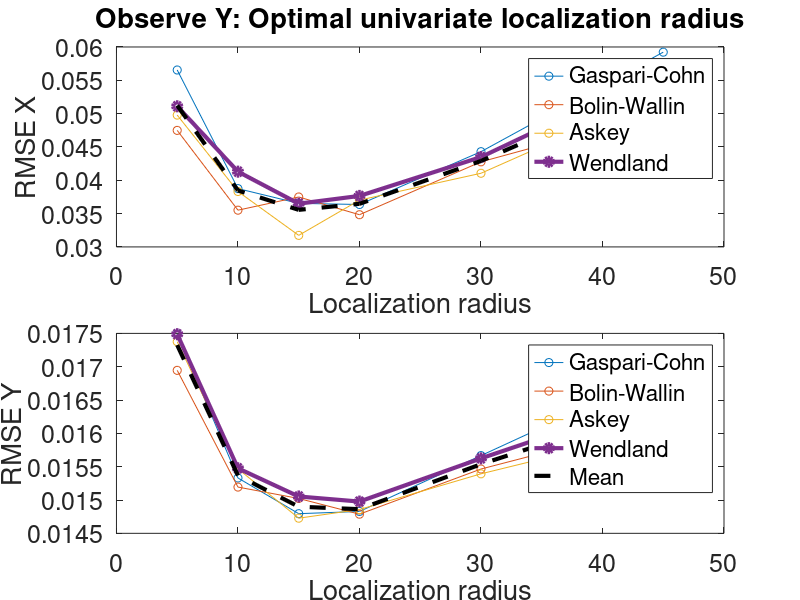
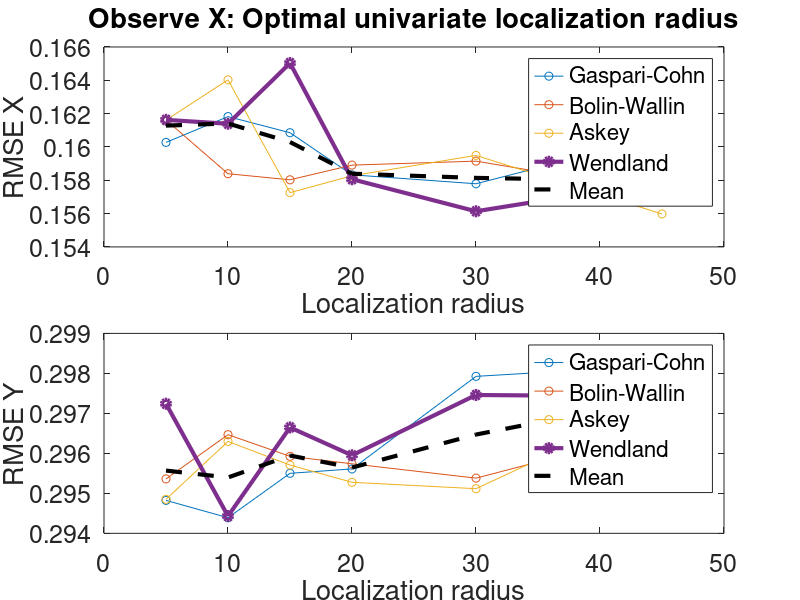

Here is the MATLAB script that generated these plots, in order: (Note: this script raises an error after producing the figures.)
%% Load output produced from script optimal_localization_radius_for_univariate_save_output
load('optimal_univariate_localization_radius.mat')

%% Plot Y no X

RMSE_X_YnoX_UVMean = (1/4).* (RMSE_X_YnoX_UVGC + RMSE_X_YnoX_UVBW + RMSE_X_YnoX_UVA + RMSE_X_YnoX_UVW);
RMSE_Y_YnoX_UVMean = (1/4).* (RMSE_Y_YnoX_UVGC + RMSE_Y_YnoX_UVBW + RMSE_Y_YnoX_UVA + RMSE_Y_YnoX_UVW);

figure
subplot(2,1,1)
plot( loc_rad, RMSE_X_YnoX_UVGC, '-o', loc_rad, RMSE_X_YnoX_UVBW, '-o', ...
      loc_rad, RMSE_X_YnoX_UVA, '-o', loc_rad, RMSE_X_YnoX_UVW, '-o', 'LineWidth', 3)
hold on
plot(loc_rad, RMSE_X_YnoX_UVMean, 'k--', 'LineWidth', 3)
hold off
ylabel('RMSE X')
xlabel('Localization radius')
title('Observe Y: Optimal univariate localization radius')
legend('Gaspari-Cohn', 'Bolin-Wallin', 'Askey', 'Wendland')
set(gca, 'FontSize', 18)

subplot(2,1,2)
plot( loc_rad, RMSE_Y_YnoX_UVGC, '-o', loc_rad, RMSE_Y_YnoX_UVBW, '-o', ...
      loc_rad, RMSE_Y_YnoX_UVA,'-o', loc_rad, RMSE_Y_YnoX_UVW, '-o', 'LineWidth', 3)
hold on
plot(loc_rad, RMSE_Y_YnoX_UVMean, 'k--', 'LineWidth', 3)
hold off
ylabel('RMSE Y')
xlabel('Localization radius')
legend('Gaspari-Cohn', 'Bolin-Wallin', 'Askey', 'Wendland', 'Mean')
set(gca, 'FontSize', 18)
set(gcf, 'Position',  [100, 100, 800, 800])

saveas(gcf, 'Plots/optimal_loc_rad_YnoX.png')

%% Plot X no Y


RMSE_X_XnoY_UVMean = (1/4).* (RMSE_X_XnoY_UVGC + RMSE_X_XnoY_UVBW + RMSE_X_XnoY_UVA + RMSE_X_XnoY_UVW);
RMSE_Y_XnoY_UVMean = (1/4).* (RMSE_Y_XnoY_UVGC + RMSE_Y_XnoY_UVBW + RMSE_Y_XnoY_UVA + RMSE_Y_XnoY_UVW);

figure
subplot(2,1,1)
plot( loc_rad, RMSE_X_XnoY_UVGC, '-o', loc_rad, RMSE_X_XnoY_UVBW, '-o', ...
      loc_rad, RMSE_X_XnoY_UVA, '-o', loc_rad, RMSE_X_XnoY_UVW, '-o', 'LineWidth', 3)
hold on
plot(loc_rad, RMSE_X_XnoY_UVMean, 'k--', 'LineWidth', 3)
hold off
ylabel('RMSE X')
xlabel('Localization radius')
title('Observe X: Optimal univariate localization radius')
legend('Gaspari-Cohn', 'Bolin-Wallin', 'Askey', 'Wendland', 'Mean')
set(gca, 'FontSize', 18)

subplot(2,1,2)
plot( loc_rad, RMSE_Y_XnoY_UVGC, '-o', loc_rad, RMSE_Y_XnoY_UVBW, '-o', ...
      loc_rad, RMSE_Y_XnoY_UVA,'-o', loc_rad, RMSE_Y_XnoY_UVW, '-o', 'LineWidth', 3)
hold on
plot(loc_rad, RMSE_Y_XnoY_UVMean, 'k--', 'LineWidth', 3)
hold off
ylabel('RMSE Y')
xlabel('Localization radius')
legend('Gaspari-Cohn', 'Bolin-Wallin', 'Askey', 'Wendland', 'Mean')
set(gca, 'FontSize', 18)
set(gcf, 'Position',  [100, 100, 800, 800])

saveas(gcf, 'Plots/optimal_loc_rad_XnoY.png')

%% Plot Both X and Y

RMSE_Y_BothXY_UVGC([2,5,6]) = NaN; 
RMSE_X_BothXY_UVGC([2,5,6]) = NaN;
RMSE_Y_BothXY_UVBW(2) = NaN;
RMSE_X_BothXY_UVBW(2) = NaN; 
RMSE_Y_BothXY_UVA([1,2]) = NaN;
RMSE_X_BothXY_UVA([1,2]) = NaN;
RMSE_Y_BothXY_UVW(6) = NaN;
RMSE_X_BothXY_UVW(6) = NaN;

RMSE_X_BothXY_UVMean = nanmean([RMSE_X_BothXY_UVGC; RMSE_X_BothXY_UVBW; RMSE_X_BothXY_UVA; RMSE_X_BothXY_UVW]);
RMSE_Y_BothXY_UVMean = nanmean([RMSE_Y_BothXY_UVGC; RMSE_Y_BothXY_UVBW; RMSE_Y_BothXY_UVA; RMSE_Y_BothXY_UVW]);

figure
subplot(2,1,1)
plot( loc_rad, RMSE_X_BothXY_UVGC, '-o', loc_rad, RMSE_X_BothXY_UVBW, '-o', ...
      loc_rad, RMSE_X_BothXY_UVA, '-o', loc_rad, RMSE_X_BothXY_UVW, '-o', 'LineWidth', 3)
hold on
plot(loc_rad, RMSE_X_BothXY_UVMean, 'k--', 'LineWidth', 3)
hold off
ylabel('RMSE X')
xlabel('Localization radius')
title('Observe X and Y: Optimal univariate localization radius')
legend('Gaspari-Cohn', 'Bolin-Wallin', 'Askey', 'Wendland', 'Mean', 'location', 'southeast')
set(gca, 'FontSize', 18)

subplot(2,1,2)
plot( loc_rad, RMSE_Y_BothXY_UVGC, '-o', loc_rad, RMSE_Y_BothXY_UVBW, '-o', ...
      loc_rad, RMSE_Y_BothXY_UVA,'-o', loc_rad, RMSE_Y_BothXY_UVW, '-o', 'LineWidth', 3)
hold on
plot(loc_rad, RMSE_Y_BothXY_UVMean, 'k--', 'LineWidth', 3)
hold off
ylabel('RMSE Y')
xlabel('Localization radius')
legend('Gaspari-Cohn', 'Bolin-Wallin', 'Askey', 'Wendland', 'Mean', 'location', 'southeast')
set(gca, 'FontSize', 18)
set(gcf, 'Position',  [100, 100, 800, 800])

saveas(gcf, 'Plots/optimal_loc_rad_BothXY.png')



